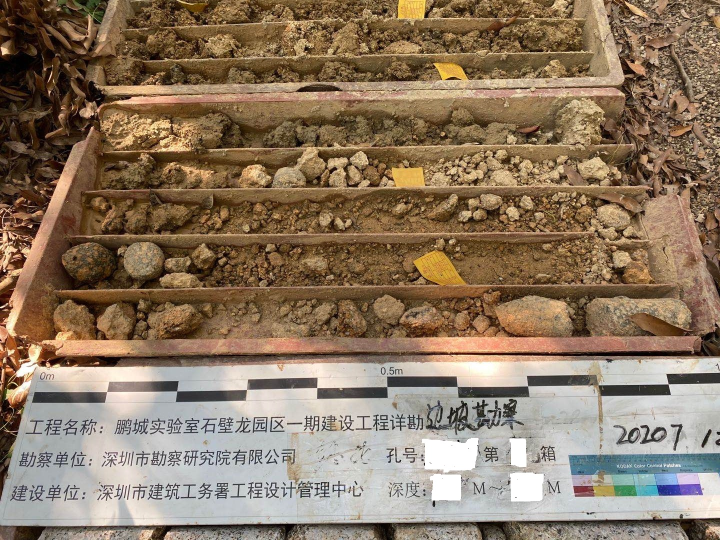
#> input picture server/rock_temp/1x.jpg, 1440 x 1080 px, found by its file name (shown at 1/2 size)
$ python correct.py   (older library calls are emulated)
#> lines starting #> are read from the running program, lines starting #| are printed output that depends on the picture; long printed decimals are rounded
### server/vp_detection.py
import cv2
import numpy as np
from itertools import combinations


class VPDetection(object):
    """
    VP Detection Object

    Args:
        length_thresh: Line segment detector threshold (default=30)
        principal_point: Principal point of the image (in pixels)
        focal_length: Focal length of the camera (in pixels)
        seed: Seed for reproducibility due to RANSAC
    """

    def __init__(self,
                 length_thresh=30,
                 principal_point=None,
                 focal_length=1500,
                 seed=None):
        self._length_thresh = length_thresh
        self._principal_point = principal_point
        self._focal_length = focal_length
        self._angle_thresh = np.pi / 30  # For displaying debug image
        self._vps = None  # For storing the VPs in 3D space
        self._vps_2D = None  # For storing the VPs in 2D space
        self.__img = None  # Stores the image locally
        self.__clusters = None  # Stores which line index corresponds to what VP
        self.__tol = 1e-8  # Tolerance for floating point comparison
        self.__angle_tol = np.pi / 3  # (pi / 180 * (60 degrees)) --> +/- 30 deg
        self.__lines = None  # Stores the line detections internally
        self.__zero_value = 0.001  # Threshold to check augmented coordinate
        # Anything less than __tol gets set to this
        self.__seed = seed  # Set seed for reproducibility
        noise_ratio = 0.5  # Outlier/inlier ratio for RANSAC estimation
        # Probability of all samples being inliers
        p = (1.0 / 3.0) * ((1.0 - noise_ratio)**2.0)

        # Total number of iterations for RANSAC
        conf = 0.9999
        self.__ransac_iter = int(np.log(1 - conf) / np.log(1.0 - p))

    # [101 lines left out: functions length_thresh, length_thresh, principal_point, principal_point, focal_length, focal_length and 2 more, not called in this run]

    def __detect_lines(self, img):
        """
        Detects lines using OpenCV LSD Detector
        """
        # Convert to grayscale if required
        if len(img.shape) == 3:
            img_copy = cv2.cvtColor(img, cv2.COLOR_BGR2GRAY)
        else:
            img_copy = img

        # Create LSD detector with default parameters
        lsd = cv2.createLineSegmentDetector(0)

        # Detect lines in the image
        # Returns a NumPy array of type N x 1 x 4 of float32
        # such that the 4 numbers in the last dimension are (x1, y1, x2, y2)
        # These denote the start and end positions of a line
        lines = lsd.detect(img_copy)[0]

        # Remove singleton dimension
        lines = lines[:, 0]

        # Filter out the lines whose length is lower than the threshold
        dx = lines[:, 2] - lines[:, 0]
        dy = lines[:, 3] - lines[:, 1]
        lengths = np.sqrt(dx * dx + dy * dy)
        mask = lengths >= self._length_thresh
        lines = lines[mask]

        # Store the lines internally
        self.__lines = lines

        # Return the lines
        return lines

    def __find_vp_hypotheses_two_lines(self):
        """
        Finds the VP hypotheses using pairs of lines
        """
        # Number of detected lines
        N = self.__lines.shape[0]

        # Number of bins for longitude - 360 bins so 1 deg. per bin
        # For estimating second VP along the great circle distance of the
        # first VP
        num_bins_vp2 = 360
        vp2_step = np.pi / 180.0  # Step in radians

        # Store the equations of the line, lengths and orientations
        # for each line segment
        p1 = np.column_stack((self.__lines[:, :2], np.ones(N,
                                                           dtype=np.float32)))
        p2 = np.column_stack((self.__lines[:, 2:], np.ones(N,
                                                           dtype=np.float32)))
        cross_p = np.cross(p1, p2)
        dx = p1[:, 0] - p2[:, 0]
        dy = p1[:, 1] - p2[:, 1]
        lengths = np.sqrt(dx * dx + dy * dy)
        orientations = np.arctan2(dy, dx)

        # Perform wraparound - [-pi, pi] --> [0, pi]
        # All negative angles map to their mirrored positive counterpart
        orientations[orientations < 0] = orientations[orientations < 0] + np.pi

        # Keep these around
        self.__cross_p = cross_p
        self.__lengths = lengths
        self.__orientations = orientations

        # Stores the VP hypotheses - 3 per longitude for each RANSAC iteration
        # First dimension - VP triplet proposal for a RANSAC iteration
        # Second dimension - VPs themselves
        # Third dimension - VP component
        vp_hypos = np.zeros((self.__ransac_iter * num_bins_vp2, 3, 3),
                            dtype=np.float32)

        i = 0

        if self.__seed is not None:
            gen = np.random.RandomState(self.__seed)

        # For each iteration...
        while i < self.__ransac_iter:
            # Get two random indices
            if self.__seed is not None:
                (idx1, idx2) = gen.permutation(N)[:2]
            else:
                (idx1, idx2) = np.random.permutation(N)[:2]

            # Get the first VP proposal in the image
            vp1_img = np.cross(cross_p[idx1], cross_p[idx2])

            # Try again if at infinity
            if np.abs(vp1_img[2]) < self.__tol:
                continue

            # Find where it intersects in the sphere
            vp1 = np.zeros(3, dtype=np.float32)
            vp1[:2] = vp1_img[:2] / vp1_img[2] - self._principal_point
            vp1[2] = self._focal_length

            # Normalize
            vp1 /= np.sqrt(np.sum(np.square(vp1)))

            # Get the other two VPs
            # Search along the circumference of the sphere
            la = np.arange(num_bins_vp2) * vp2_step
            kk = vp1[0] * np.sin(la) + vp1[1] * np.cos(la)
            phi = np.arctan(-vp1[2] / kk)

            # Convert back to Cartesian coordinates
            vp2 = np.column_stack([
                np.sin(phi) * np.sin(la),
                np.sin(phi) * np.cos(la),
                np.cos(phi)
            ])

            # Enforce points at infinity to be finite
            vp2[np.abs(vp2[:, 2]) < self.__tol, 2] = self.__zero_value
            # Normalize
            vp2 /= np.sqrt(np.sum(np.square(vp2), axis=1, keepdims=True))
            vp2[vp2[:, 2] < 0, :] *= -1.0  # Ensure direction is +z

            vp3 = np.cross(vp1, vp2)  # Third VP is orthogonal to the two
            vp3[np.abs(vp3[:, 2]) < self.__tol, 2] = self.__zero_value
            vp3 /= np.sqrt(np.sum(np.square(vp3), axis=1, keepdims=True))
            vp3[vp3[:, 2] < 0, :] *= -1.0

            # Place proposals in corresponding locations
            vp_hypos[i * num_bins_vp2:(i + 1) * num_bins_vp2, 0, :] = vp1
            vp_hypos[i * num_bins_vp2:(i + 1) * num_bins_vp2, 1, :] = vp2
            vp_hypos[i * num_bins_vp2:(i + 1) * num_bins_vp2, 2, :] = vp3

            # Move to the next iteration
            i += 1

        return vp_hypos

    def __get_sphere_grids(self):
        """
        Builds spherical voting grid to determine which VP has the most support
        """

        # Determine number of bins for latitude and longitude
        bin_size = np.pi / 180.0
        lat_span = np.pi / 2.0
        long_span = 2.0 * np.pi
        num_bins_lat = int(lat_span / bin_size)
        num_bins_lon = int(long_span / bin_size)

        # Get indices for every unique pair of lines
        combos = list(combinations(range(self.__lines.shape[0]), 2))
        combos = np.asarray(combos, dtype=np.int)

        # For each pair, determine where the lines intersect
        pt_intersect = np.cross(self.__cross_p[combos[:, 0]],
                                self.__cross_p[combos[:, 1]])

        # Ignore if points are at infinity
        mask = np.abs(pt_intersect[:, 2]) >= self.__tol

        # To determine if two points map to the same VP in spherical
        # coordinates, their difference in angle must be less than
        # some threshold
        ang = np.abs(self.__orientations[combos[:, 0]] -
                     self.__orientations[combos[:, 1]])
        ang = np.minimum(np.pi - ang, ang)
        mask = np.logical_and(mask, np.abs(ang) <= self.__angle_tol)

        # Get the points, angles and combinations that are
        # left
        pt_intersect = pt_intersect[mask]
        ang = ang[mask]
        combos = combos[mask]

        # Determine corresponding lat and lon mapped to the sphere
        X = (pt_intersect[:, 0] /
             pt_intersect[:, 2]) - self._principal_point[0]
        Y = (pt_intersect[:, 1] /
             pt_intersect[:, 2]) - self._principal_point[1]
        Z = self._focal_length
        lat = np.arccos(Z / np.sqrt(X * X + Y * Y + Z * Z))
        lon = np.arctan2(X, Y) + np.pi

        # Get corresponding bin locations
        la_bin = (lat / bin_size).astype(np.int)
        lon_bin = (lon / bin_size).astype(np.int)
        la_bin[la_bin >= num_bins_lat] = num_bins_lat - 1
        lon_bin[lon_bin >= num_bins_lon] = num_bins_lon - 1

        # Add their weighted vote to the corresponding bin
        # Get 1D bin coordinate so we can take advantage
        # of bincount method, then reshape back to 2D
        bin_num = la_bin * num_bins_lon + lon_bin
        weights = np.sqrt(
            self.__lengths[combos[:, 0]] *
            self.__lengths[combos[:, 1]]) * (np.sin(2.0 * ang) + 0.2)

        sphere_grid = np.bincount(
            bin_num, weights=weights,
            minlength=num_bins_lat * num_bins_lon).reshape(
                (num_bins_lat, num_bins_lon)).astype(np.float32)

        # Add the 3 x 3 smoothed votes on top of the original votes for
        # stability (refer to paper)
        sphere_grid += cv2.filter2D(sphere_grid, -1, (1.0 / 9.0) * np.ones(
            (3, 3)))
        return sphere_grid

    def __get_best_vps_hypo(self, sphere_grid, vp_hypos):
        # Number of hypotheses
        N = vp_hypos.shape[0]

        # Bin size - 1 deg. in radians
        bin_size = np.pi / 180.0

        # Ignore any values whose augmented coordinate are less than
        # the threshold or bigger than magnitude of 1
        # Each row is a VP triplet
        # Each column is the z coordinate
        mask = np.logical_and(
            np.abs(vp_hypos[:, :, 2]) >= self.__tol,
            np.abs(vp_hypos[:, :, 2]) <= 1.0)

        # Create ID array for VPs
        ids = np.arange(N).astype(np.int)
        ids = np.column_stack([ids, ids, ids])
        ids = ids[mask]

        # Calculate their respective lat and lon
        lat = np.arccos(vp_hypos[:, :, 2][mask])
        lon = np.arctan2(vp_hypos[:, :, 0][mask],
                         vp_hypos[:, :, 1][mask]) + np.pi

        # Determine which bin they map to
        la_bin = (lat / bin_size).astype(np.int)
        lon_bin = (lon / bin_size).astype(np.int)
        la_bin[la_bin == 90] = 89
        lon_bin[lon_bin == 360] = 359

        # For each hypotheses triplet of VPs, calculate their final
        # votes by summing the contributions of each VP for the
        # hypothesis
        weights = sphere_grid[la_bin, lon_bin]
        votes = np.bincount(ids, weights=weights,
                            minlength=N).astype(np.float32)

        # Find best hypothesis by determining which triplet has the largest
        # votes
        best_idx = np.argmax(votes)
        final_vps = vp_hypos[best_idx]
        vps_2D = self._focal_length * (final_vps[:, :2] /
                                       final_vps[:, 2][:, None])
        vps_2D += self._principal_point

        # Find the coordinate with the largest vertical value
        # This will be the last column of the output
        z_idx = np.argmax(np.abs(vps_2D[:, 1]))
        ind = np.arange(3).astype(np.int)
        mask = np.ones(3, dtype=np.bool)
        mask[z_idx] = False
        ind = ind[mask]

        # Next, figure out which of the other two coordinates has the smallest
        # x coordinate - this would be the left leaning VP
        vps_trim = vps_2D[mask]
        x_idx = np.argmin(vps_trim[:, 0])
        x_idx = ind[x_idx]

        # Finally get the right learning VP
        mask[x_idx] = False
        x2_idx = np.argmax(mask)

        # Re-arrange the order
        # Right VP is first - x-axis would be to the right
        # Left VP is second - y-axis would be to the left
        # Vertical VP is third - z-axis would be vertical
        final_vps = final_vps[[x2_idx, x_idx, z_idx], :]
        vps_2D = vps_2D[[x2_idx, x_idx, z_idx], :]

        # Save for later
        self._vps = final_vps
        self._vps_2D = vps_2D
        return final_vps

    def __cluster_lines(self, vps_hypos):
        """
        Groups the lines based on which VP they contributed to.
        Primarily for display purposes only when debugging the algorithm
        """

        # Extract out line coordinates
        x1 = self.__lines[:, 0]
        y1 = self.__lines[:, 1]
        x2 = self.__lines[:, 2]
        y2 = self.__lines[:, 3]

        # Get midpoint of each line
        xc = (x1 + x2) / 2.0
        yc = (y1 + y2) / 2.0

        # Get the direction vector of the line detection
        # Also normalize
        dx = x1 - x2
        dy = y1 - y2
        norm_factor = np.sqrt(dx * dx + dy * dy)
        dx /= norm_factor
        dy /= norm_factor

        # Get the direction vector from each detected VP
        # to the midpoint of the line and normalize
        xp = self._vps_2D[:, 0][:, None] - xc[None]
        yp = self._vps_2D[:, 1][:, None] - yc[None]
        norm_factor = np.sqrt(xp * xp + yp * yp)
        xp /= norm_factor
        yp /= norm_factor

        # Calculate the dot product then find the angle between the midpoint
        # of each line and each VPs
        # We calculate the angle that each make with respect to each line and
        # and choose the VP that has the smallest angle with the line
        dotp = dx[None] * xp + dy[None] * yp
        dotp[dotp > 1.0] = 1.0
        dotp[dotp < -1.0] = -1.0
        ang = np.arccos(dotp)
        ang = np.minimum(np.pi - ang, ang)

        # For each line, which VP is the closest?
        # Get both the smallest angle and index of the smallest
        min_ang = np.min(ang, axis=0)
        idx_ang = np.argmin(ang, axis=0)

        # Don't consider any lines where the smallest angle is larger than
        # a similarity threshold
        mask = min_ang <= self._angle_thresh

        # For each VP, figure out the line indices
        # Create a list of 3 elements
        # Each element contains which line index corresponds to which VP
        self.__clusters = [
            np.where(np.logical_and(mask, idx_ang == i))[0] for i in range(3)
        ]

    def find_vps(self, img):
        """
        Find the vanishing points given the input image

        Args:
            img: Either the path to the image or the image read in with `cv2.imread`

        Returns:
            A numpy array where each row is a point and each column is a component / coordinate.
            Additionally, the VPs are ordered such that the right most VP is the
            first row, the left most VP is the second row and the vertical VP is
            the last row
        """

        # Detect the lines in the image
        if isinstance(img, str):
            img = cv2.imread(img, -1)
#> img is the input picture: shape (1080, 1440, 3); mean B, G, R 98.5, 120.2, 140.7

        self.__img = img  # Keep a copy for later

        # Reset principal point if we haven't set it yet
        if self._principal_point is None:
            rows, cols = img.shape[:2]
            self._principal_point = np.array([cols / 2.0, rows / 2.0],
                                             dtype=np.float32)

        # Detect lines
        lines = self.__detect_lines(img)
#> in __detect_lines, `img_copy = cv2.cvtColor(img, cv2.COLOR_BGR2GRAY)`:
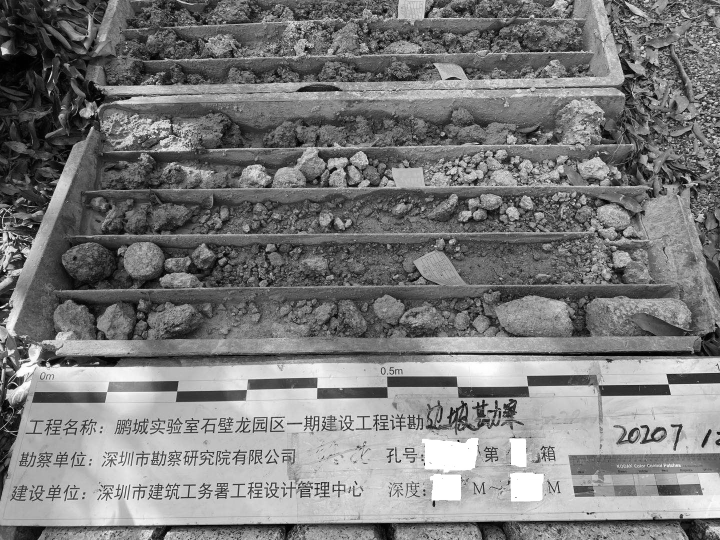
#> img_copy: shape (1080, 1440) (shown at 1/2 size); min 0, max 255, mean 123.9
#> in __detect_lines, `dx = lines[:, 2] - lines[:, 0]`: dx = 4189 values, max 1303.7 at index 48, min -886.3 at index 5, mean 0.291
#> in __detect_lines, `dy = lines[:, 3] - lines[:, 1]`: dy = 4189 values, max 153.6 at index 37, min -349.6 at index 1310, mean 0.475
#> in __detect_lines, `lengths = np.sqrt(dx * dx + dy * dy)`: lengths = 4189 values, max 1303.8 at index 48, min 4.94 at index 3754, mean 20.11
#> in __detect_lines, `lines = lines[mask]`: lines = 152 rows, first 6: [1438.1, 712.3, 551.9, 710.9], [1211.9, 152.8, 1116.9, 155], [306.9, 170, 194.4, 171.3], [1198.1, 770.2, 1335.6, 768.3], [553.1, 729, 118.1, 733.7], [1236.9, 748.2, 1438.1, 745.4]

        # Find VP candidates
        vps_hypos = self.__find_vp_hypotheses_two_lines()
        self.__vps_hypos = vps_hypos  # Save a copy

        # Map VP candidates to sphere
        sphere_grid = self.__get_sphere_grids()

        # Find the final VPs
        best_vps = self.__get_best_vps_hypo(sphere_grid, vps_hypos)
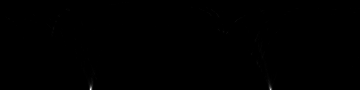
#> sphere_grid: shape (90, 360) float32; min 0, max 34111.8, mean 24.7; drawn with min black and max white
        self.__final_vps = best_vps  # Save a copy
        self.__clusters = None  # Reset because of new image
        return best_vps

    def create_debug_VP_image(self, show_image=False, save_image=None):
        """
        Once the VP detection algorithm runs, show which lines belong to
        which clusters by colouring the lines according to which VP they
        contributed to

        Args:
            show_image: Show the image in an OpenCV imshow window
                        (default=false)
            save_image: Provide a path to save the image to file
                       (default=None - no image is saved)

        Returns:
            The debug image

        Raises:
            ValueError: If the path to the image is not a string or None
        """

        # Group the line detections based on which VP they belong to
        # Only run if we haven't done it yet for this image
        if self.__clusters is None:
            self.__cluster_lines(self.__vps_hypos)

        if save_image is not None and not isinstance(save_image, str):
            raise ValueError('The save_image path should be a string')

        img = self.__img.copy()
        if len(img.shape) == 2:  # If grayscale, artificially make into RGB
            img = np.dstack([img, img, img])

        colours = 255 * np.eye(3)
        # BGR format
        # First row is red, second green, third blue
        colours = colours[:, ::-1].astype(np.int).tolist()

        # Draw the outlier lines as black
        all_clusters = np.hstack(self.__clusters)
        status = np.ones(self.__lines.shape[0], dtype=np.bool)
        status[all_clusters] = False
        ind = np.where(status)[0]
        for (x1, y1, x2, y2) in self.__lines[ind]:
            cv2.line(img, (int(x1), int(y1)), (int(x2), int(y2)), (0, 0, 0), 2,
                     cv2.LINE_AA)

        # For each cluster of lines, draw them in their right colour
        for i in range(3):
            for (x1, y1, x2, y2) in self.__lines[self.__clusters[i]]:
                cv2.line(img, (int(x1), int(y1)), (int(x2), int(y2)),
                         colours[i], 2, cv2.LINE_AA)

        # Save image if necessary
        if save_image is not None and save_image != '':
            cv2.imwrite(save_image, img)

        # Show image if necessary
        if show_image:
            cv2.imshow('VP Debug Image', img)
            cv2.waitKey(0)
            cv2.destroyAllWindows()

        return img

### server/correct.py
#!/usr/bin/env python
# coding=utf-8
import numpy as np
import cv2
import math
import random
from scipy import misc, ndimage
import matplotlib.pyplot as plt
from PIL import Image
import matplotlib.cm as cm
import scipy.signal as signal

from vp_detection import VPDetection
length_thresh = 60
principal_point = None
focal_length = 1102.79
seed = 1337

img = '/media/jiangxin/data/theSurveyProject/theSurveyProject/server/rock_temp/1x.jpg'

vpd = VPDetection(length_thresh, principal_point, focal_length, seed)
vps = vpd.find_vps(img)
print(vps)
#| [[ 0.004958 -0.142  0.9899]
#|  [-0.9999  0.01186  0.006709 ]
#|  [ 0.01269  0.9898   0.1419]]
vpd.create_debug_VP_image(True, "result.jpg")
#> in create_debug_VP_image, `cv2.imwrite(save_image, img)`:
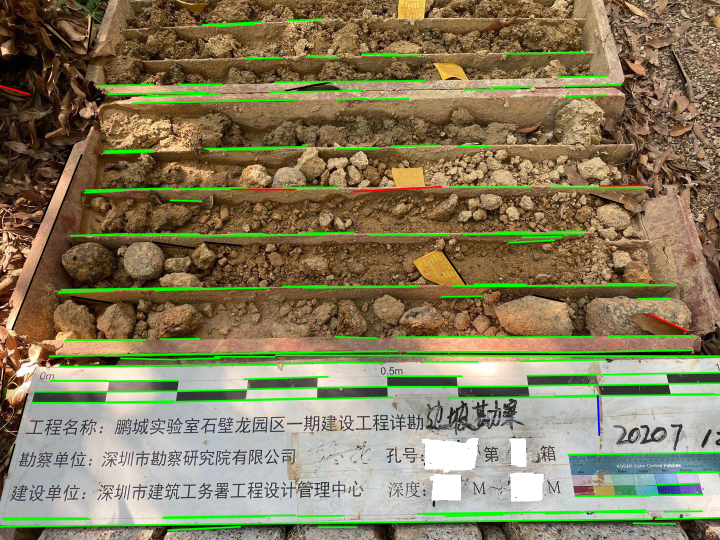
#> saved as result.jpg: shape (1080, 1440, 3) (shown at 1/2 size); mean B, G, R 93.5, 125.2, 134
exit()
#> (the program exits here)
